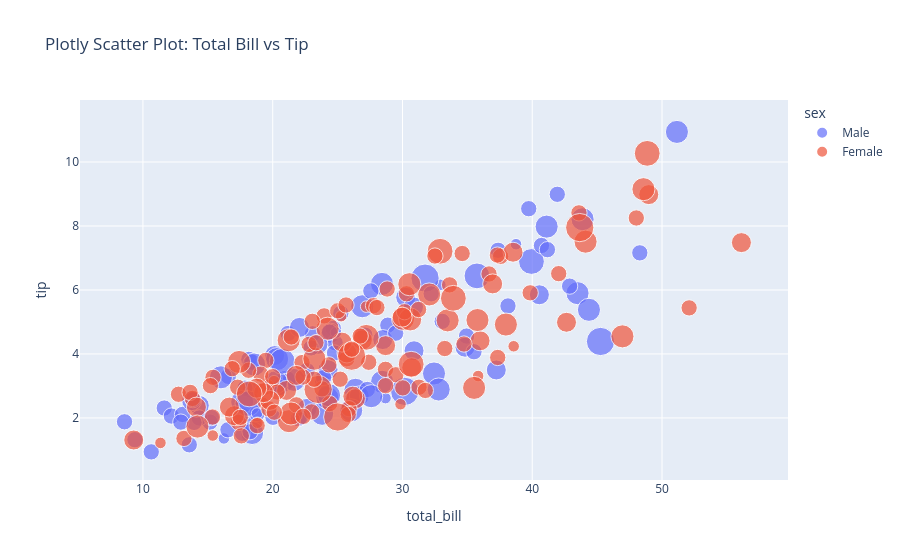

The code cell stored with this chart in its notebook:
### Markdown cell above
## 16. Plotly Secara Singkat

Plotly juga mendukung grafik interaktif. Kelebihannya adalah fitur seperti hover, zoom, dan eksplorasi data yang lebih mudah.

### Code cell
import plotly.express as px

fig = px.scatter(
    data,
    x='total_bill',
    y='tip',
    color='sex',
    size='size',
    title='Plotly Scatter Plot: Total Bill vs Tip'
)

fig.show()

### Figure 1 — Plotly figure (JSON) as saved in the notebook; plotly's stock layout.template omitted (floating-point values rounded to 4 significant figures; data arrays with more than 128 entries replaced by an {"elided": "..."} marker saying what was removed)
{"data": [{"hovertemplate": "sex=Male<br>total_bill=%{x}<br>tip=%{y}<br>size=%{marker.size}<extra></extra>", "legendgroup": "Male", "marker": {"color": "#636efa", "size": [2, 2, 2, 2, 4, 2, 2, 2, 2, 2, 4, 2, 2, 2, 3, 1, 3, 2, 2, 4, 4, 2, 1, 2, 2, 2, 2, 4, 2, 3, 3, 2, 2, 4, 4, 2, 3, 2, 2, 2, 4, 2, 2, 3, 4, 3, 4, 2, 2, 2, 2, 2, 3, 3, 5, 3, 3, 4, 2, 3, 2, 2, 4, 2, 2, 2, 4, 5, 2, 4, 3, 2, 6, 5, 1, 4, 2, 4, 1, 2, 4, 6, 4, 2, 1, 3, 2, 3, 2, 4, 1, 4, 4, 4, 6, 2, 4, 3, 2, 2, 2, 2, 2, 2, 2, 2, 5, 3, 3, 2, 2, 2, 2], "sizemode": "area", "sizeref": 0.015, "symbol": "circle"}, "mode": "markers", "name": "Male", "orientation": "v", "showlegend": true, "type": "scatter", "x": [17.68, 34.94, 18.16, 18.29, 43.49, 42.88, 17.86, 25.25, 21.18, 16.58, 26.38, 18.54, 24.67, 18.44, 30.25, 28.69, 30.85, 23.07, 48.29, 43.88, 32.43, 23.84, 16.24, 26.12, 39.73, 9.38, 15.16, 17.65, 28.87, 14.34, 22.66, 38.13, 25.79, 32.79, 28.42, 10.64, 21.02, 8.58, 22.64, 14.34, 26.9, 20.61, 15.28, 20.15, 21.62, 26.43, 28.43, 18.79, 27.56, 41.93, 20.53, 11.64, 26.67, 30.89, 18.09, 40.55, 24.45, 18.57, 13.57, 24.26, 27.1, 12.19, 23.81, 20.02, 33.06, 24.81, 26.05, 35.74, 21.98, 51.15, 23.49, 27.29, 30.17, 39.94, 32.92, 18.41, 22.12, 44.37, 24.87, 13.94, 24.21, 45.26, 20.26, 17.67, 38.75, 34.82, 13.05, 13.75, 37.37, 24.34, 18.79, 27.59, 16.01, 41.11, 31.74, 13.85, 20.34, 28.48, 18.25, 16.55, 40.71, 22.96, 24.76, 41.17, 12.92, 35.51, 20.73, 22.06, 37.23, 23.92, 24.38, 29.48, 32.21], "xaxis": "x", "y": [2.07, 4.56, 3.83, 2.88, 5.9, 6.12, 2.93, 5.27, 4.64, 3.3, 2.88, 1.79, 4.8, 3.74, 5.77, 2.62, 5.47, 4.63, 7.16, 8.21, 3.39, 3.13, 1.36, 2.58, 8.54, 1.32, 1.87, 2.5, 4.9, 2.39, 2.3, 5.5, 2.27, 2.89, 6.19, 0.94, 3.18, 1.88, 3.48, 2.0, 5.49, 2.95, 2.01, 3.95, 3.19, 2.62, 3.13, 2.14, 5.97, 8.99, 2.95, 2.31, 2.69, 4.1, 2.45, 5.85, 4.65, 3.67, 1.16, 3.51, 4.59, 2.06, 2.13, 2.02, 5.02, 4.35, 2.24, 6.44, 1.98, 10.94, 4.3, 2.89, 2.83, 6.89, 6.16, 1.53, 2.02, 5.38, 4.67, 1.86, 2.63, 4.39, 3.12, 1.52, 7.43, 4.21, 2.11, 2.54, 7.24, 2.71, 2.14, 2.68, 3.27, 7.98, 6.37, 2.57, 3.84, 4.45, 1.57, 1.63, 7.39, 4.19, 4.03, 7.26, 1.87, 4.07, 3.77, 4.83, 3.5, 3.26, 4.68, 4.65, 5.88], "yaxis": "y"}, {"hovertemplate": "sex=Female<br>total_bill=%{x}<br>tip=%{y}<br>size=%{marker.size}<extra></extra>", "legendgroup": "Female", "marker": {"color": "#EF553B", "size": {"elided": "131 int values"}, "sizemode": "area", "sizeref": 0.015, "symbol": "circle"}, "mode": "markers", "name": "Female", "orientation": "v", "showlegend": true, "type": "scatter", "x": {"elided": "131 float values"}, "xaxis": "x", "y": {"elided": "131 float values"}, "yaxis": "y"}], "layout": {"legend": {"itemsizing": "constant", "title": {"text": "sex"}, "tracegroupgap": 0}, "title": {"text": "Plotly Scatter Plot: Total Bill vs Tip"}, "xaxis": {"anchor": "y", "domain": [0.0, 1.0], "title": {"text": "total_bill"}}, "yaxis": {"anchor": "x", "domain": [0.0, 1.0], "title": {"text": "tip"}}}}
